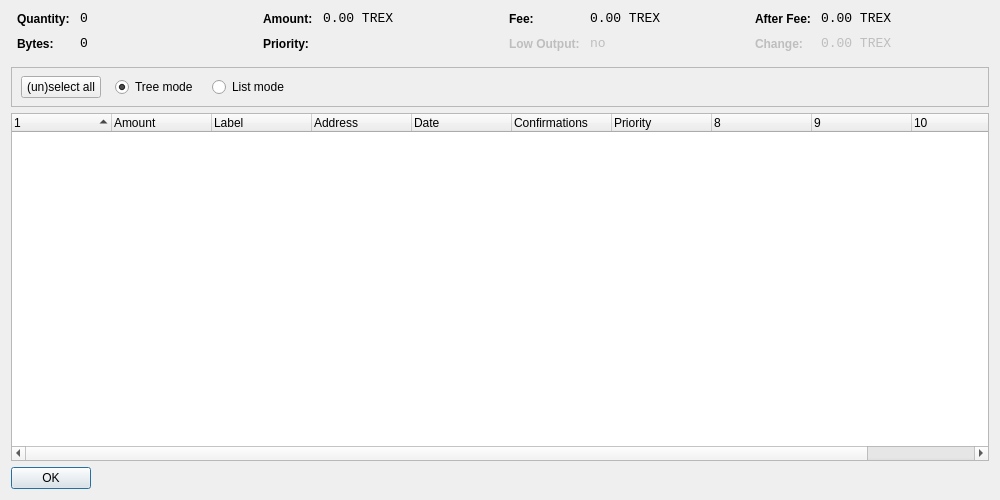
<?xml version="1.0" encoding="UTF-8"?>
<ui version="4.0">
 <class>CoinControlDialog</class>
 <widget class="QDialog" name="CoinControlDialog">
  <property name="geometry">
   <rect>
    <x>0</x>
    <y>0</y>
    <width>1000</width>
    <height>500</height>
   </rect>
  </property>
  <property name="windowTitle">
   <string>Coin Control</string>
  </property>
  <layout class="QVBoxLayout" name="verticalLayout">
   <item>
    <layout class="QHBoxLayout" name="horizontalLayoutTop" stretch="0,0,0,0">
     <property name="topMargin">
      <number>0</number>
     </property>
     <property name="bottomMargin">
      <number>10</number>
     </property>
     <item>
      <layout class="QFormLayout" name="formLayoutCoinControl1">
       <property name="horizontalSpacing">
        <number>10</number>
       </property>
       <property name="verticalSpacing">
        <number>10</number>
       </property>
       <property name="leftMargin">
        <number>6</number>
       </property>
       <property name="rightMargin">
        <number>6</number>
       </property>
       <item row="0" column="0">
        <widget class="QLabel" name="labelCoinControlQuantityText">
         <property name="styleSheet">
          <string notr="true">font-weight:bold;</string>
         </property>
         <property name="text">
          <string>Quantity:</string>
         </property>
        </widget>
       </item>
       <item row="0" column="1">
        <widget class="QLabel" name="labelCoinControlQuantity">
         <property name="font">
          <font>
           <family>Monospace</family>
           <pointsize>10</pointsize>
          </font>
         </property>
         <property name="cursor">
          <cursorShape>IBeamCursor</cursorShape>
         </property>
         <property name="contextMenuPolicy">
          <enum>Qt::ActionsContextMenu</enum>
         </property>
         <property name="text">
          <string notr="true">0</string>
         </property>
         <property name="textInteractionFlags">
          <set>Qt::LinksAccessibleByMouse|Qt::TextSelectableByKeyboard|Qt::TextSelectableByMouse</set>
         </property>
        </widget>
       </item>
       <item row="1" column="0">
        <widget class="QLabel" name="labelCoinControlBytesText">
         <property name="styleSheet">
          <string notr="true">font-weight:bold;</string>
         </property>
         <property name="text">
          <string>Bytes:</string>
         </property>
        </widget>
       </item>
       <item row="1" column="1">
        <widget class="QLabel" name="labelCoinControlBytes">
         <property name="font">
          <font>
           <family>Monospace</family>
           <pointsize>10</pointsize>
          </font>
         </property>
         <property name="cursor">
          <cursorShape>IBeamCursor</cursorShape>
         </property>
         <property name="contextMenuPolicy">
          <enum>Qt::ActionsContextMenu</enum>
         </property>
         <property name="text">
          <string notr="true">0</string>
         </property>
         <property name="textInteractionFlags">
          <set>Qt::LinksAccessibleByMouse|Qt::TextSelectableByKeyboard|Qt::TextSelectableByMouse</set>
         </property>
        </widget>
       </item>
      </layout>
     </item>
     <item>
      <layout class="QFormLayout" name="formLayoutCoinControl2">
       <property name="horizontalSpacing">
        <number>10</number>
       </property>
       <property name="verticalSpacing">
        <number>10</number>
       </property>
       <property name="leftMargin">
        <number>6</number>
       </property>
       <property name="rightMargin">
        <number>6</number>
       </property>
       <item row="0" column="0">
        <widget class="QLabel" name="labelCoinControlAmountText">
         <property name="styleSheet">
          <string notr="true">font-weight:bold;</string>
         </property>
         <property name="text">
          <string>Amount:</string>
         </property>
        </widget>
       </item>
       <item row="0" column="1">
        <widget class="QLabel" name="labelCoinControlAmount">
         <property name="font">
          <font>
           <family>Monospace</family>
           <pointsize>10</pointsize>
          </font>
         </property>
         <property name="cursor">
          <cursorShape>IBeamCursor</cursorShape>
         </property>
         <property name="contextMenuPolicy">
          <enum>Qt::ActionsContextMenu</enum>
         </property>
         <property name="text">
          <string notr="true">0.00 TREX</string>
         </property>
         <property name="textInteractionFlags">
          <set>Qt::LinksAccessibleByMouse|Qt::TextSelectableByKeyboard|Qt::TextSelectableByMouse</set>
         </property>
        </widget>
       </item>
       <item row="1" column="0">
        <widget class="QLabel" name="labelCoinControlPriorityText">
         <property name="styleSheet">
          <string notr="true">font-weight:bold;</string>
         </property>
         <property name="text">
          <string>Priority:</string>
         </property>
        </widget>
       </item>
       <item row="1" column="1">
        <widget class="QLabel" name="labelCoinControlPriority">
         <property name="font">
          <font>
           <family>Monospace</family>
           <pointsize>10</pointsize>
          </font>
         </property>
         <property name="cursor">
          <cursorShape>IBeamCursor</cursorShape>
         </property>
         <property name="contextMenuPolicy">
          <enum>Qt::ActionsContextMenu</enum>
         </property>
         <property name="text">
          <string/>
         </property>
         <property name="textInteractionFlags">
          <set>Qt::LinksAccessibleByMouse|Qt::TextSelectableByKeyboard|Qt::TextSelectableByMouse</set>
         </property>
        </widget>
       </item>
      </layout>
     </item>
     <item>
      <layout class="QFormLayout" name="formLayoutCoinControl3">
       <property name="horizontalSpacing">
        <number>10</number>
       </property>
       <property name="verticalSpacing">
        <number>10</number>
       </property>
       <property name="leftMargin">
        <number>6</number>
       </property>
       <property name="rightMargin">
        <number>6</number>
       </property>
       <item row="0" column="0">
        <widget class="QLabel" name="labelCoinControlFeeText">
         <property name="styleSheet">
          <string notr="true">font-weight:bold;</string>
         </property>
         <property name="text">
          <string>Fee:</string>
         </property>
        </widget>
       </item>
       <item row="0" column="1">
        <widget class="QLabel" name="labelCoinControlFee">
         <property name="font">
          <font>
           <family>Monospace</family>
           <pointsize>10</pointsize>
          </font>
         </property>
         <property name="cursor">
          <cursorShape>IBeamCursor</cursorShape>
         </property>
         <property name="contextMenuPolicy">
          <enum>Qt::ActionsContextMenu</enum>
         </property>
         <property name="text">
          <string notr="true">0.00 TREX</string>
         </property>
         <property name="textInteractionFlags">
          <set>Qt::LinksAccessibleByMouse|Qt::TextSelectableByKeyboard|Qt::TextSelectableByMouse</set>
         </property>
        </widget>
       </item>
       <item row="1" column="0">
        <widget class="QLabel" name="labelCoinControlLowOutputText">
         <property name="enabled">
          <bool>false</bool>
         </property>
         <property name="styleSheet">
          <string notr="true">font-weight:bold;</string>
         </property>
         <property name="text">
          <string>Low Output:</string>
         </property>
        </widget>
       </item>
       <item row="1" column="1">
        <widget class="QLabel" name="labelCoinControlLowOutput">
         <property name="enabled">
          <bool>false</bool>
         </property>
         <property name="font">
          <font>
           <family>Monospace</family>
           <pointsize>10</pointsize>
          </font>
         </property>
         <property name="cursor">
          <cursorShape>IBeamCursor</cursorShape>
         </property>
         <property name="contextMenuPolicy">
          <enum>Qt::ActionsContextMenu</enum>
         </property>
         <property name="text">
          <string notr="true">no</string>
         </property>
         <property name="textInteractionFlags">
          <set>Qt::LinksAccessibleByMouse|Qt::TextSelectableByKeyboard|Qt::TextSelectableByMouse</set>
         </property>
        </widget>
       </item>
      </layout>
     </item>
     <item>
      <layout class="QFormLayout" name="formLayoutCoinControl4">
       <property name="horizontalSpacing">
        <number>10</number>
       </property>
       <property name="verticalSpacing">
        <number>10</number>
       </property>
       <property name="leftMargin">
        <number>6</number>
       </property>
       <property name="rightMargin">
        <number>6</number>
       </property>
       <item row="0" column="0">
        <widget class="QLabel" name="labelCoinControlAfterFeeText">
         <property name="styleSheet">
          <string notr="true">font-weight:bold;</string>
         </property>
         <property name="text">
          <string>After Fee:</string>
         </property>
        </widget>
       </item>
       <item row="0" column="1">
        <widget class="QLabel" name="labelCoinControlAfterFee">
         <property name="font">
          <font>
           <family>Monospace</family>
           <pointsize>10</pointsize>
          </font>
         </property>
         <property name="cursor">
          <cursorShape>IBeamCursor</cursorShape>
         </property>
         <property name="contextMenuPolicy">
          <enum>Qt::ActionsContextMenu</enum>
         </property>
         <property name="text">
          <string notr="true">0.00 TREX</string>
         </property>
         <property name="textInteractionFlags">
          <set>Qt::LinksAccessibleByMouse|Qt::TextSelectableByKeyboard|Qt::TextSelectableByMouse</set>
         </property>
        </widget>
       </item>
       <item row="1" column="0">
        <widget class="QLabel" name="labelCoinControlChangeText">
         <property name="enabled">
          <bool>false</bool>
         </property>
         <property name="styleSheet">
          <string notr="true">font-weight:bold;</string>
         </property>
         <property name="text">
          <string>Change:</string>
         </property>
        </widget>
       </item>
       <item row="1" column="1">
        <widget class="QLabel" name="labelCoinControlChange">
         <property name="enabled">
          <bool>false</bool>
         </property>
         <property name="font">
          <font>
           <family>Monospace</family>
           <pointsize>10</pointsize>
          </font>
         </property>
         <property name="cursor">
          <cursorShape>IBeamCursor</cursorShape>
         </property>
         <property name="contextMenuPolicy">
          <enum>Qt::ActionsContextMenu</enum>
         </property>
         <property name="text">
          <string notr="true">0.00 TREX</string>
         </property>
         <property name="textInteractionFlags">
          <set>Qt::LinksAccessibleByMouse|Qt::TextSelectableByKeyboard|Qt::TextSelectableByMouse</set>
         </property>
        </widget>
       </item>
      </layout>
     </item>
    </layout>
   </item>
   <item>
    <widget class="QFrame" name="frame">
     <property name="minimumSize">
      <size>
       <width>0</width>
       <height>40</height>
      </size>
     </property>
     <property name="frameShape">
      <enum>QFrame::StyledPanel</enum>
     </property>
     <property name="frameShadow">
      <enum>QFrame::Sunken</enum>
     </property>
     <widget class="QWidget" name="horizontalLayoutWidget">
      <property name="geometry">
       <rect>
        <x>10</x>
        <y>0</y>
        <width>781</width>
        <height>41</height>
       </rect>
      </property>
      <layout class="QHBoxLayout" name="horizontalLayoutPanel" stretch="0,0,0,0,0">
       <property name="spacing">
        <number>14</number>
       </property>
       <item>
        <widget class="QPushButton" name="pushButtonSelectAll">
         <property name="sizePolicy">
          <sizepolicy hsizetype="Maximum" vsizetype="Fixed">
           <horstretch>0</horstretch>
           <verstretch>0</verstretch>
          </sizepolicy>
         </property>
         <property name="text">
          <string>(un)select all</string>
         </property>
        </widget>
       </item>
       <item>
        <widget class="QRadioButton" name="radioTreeMode">
         <property name="sizePolicy">
          <sizepolicy hsizetype="Maximum" vsizetype="Fixed">
           <horstretch>0</horstretch>
           <verstretch>0</verstretch>
          </sizepolicy>
         </property>
         <property name="text">
          <string>Tree mode</string>
         </property>
         <property name="checked">
          <bool>true</bool>
         </property>
        </widget>
       </item>
       <item>
        <widget class="QRadioButton" name="radioListMode">
         <property name="sizePolicy">
          <sizepolicy hsizetype="Maximum" vsizetype="Fixed">
           <horstretch>0</horstretch>
           <verstretch>0</verstretch>
          </sizepolicy>
         </property>
         <property name="text">
          <string>List mode</string>
         </property>
        </widget>
       </item>
       <item>
        <spacer name="horizontalSpacer">
         <property name="orientation">
          <enum>Qt::Horizontal</enum>
         </property>
         <property name="sizeHint" stdset="0">
          <size>
           <width>40</width>
           <height>20</height>
          </size>
         </property>
        </spacer>
       </item>
      </layout>
     </widget>
    </widget>
   </item>
   <item>
    <widget class="CoinControlTreeWidget" name="treeWidget">
     <property name="contextMenuPolicy">
      <enum>Qt::CustomContextMenu</enum>
     </property>
     <property name="sortingEnabled">
      <bool>false</bool>
     </property>
     <property name="columnCount">
      <number>11</number>
     </property>
     <attribute name="headerShowSortIndicator" stdset="0">
      <bool>true</bool>
     </attribute>
     <attribute name="headerStretchLastSection">
      <bool>false</bool>
     </attribute>
     <column>
      <property name="text">
       <string/>
      </property>
     </column>
     <column>
      <property name="text">
       <string>Amount</string>
      </property>
     </column>
     <column>
      <property name="text">
       <string>Label</string>
      </property>
     </column>
     <column>
      <property name="text">
       <string>Address</string>
      </property>
     </column>
     <column>
      <property name="text">
       <string>Date</string>
      </property>
     </column>
     <column>
      <property name="text">
       <string>Confirmations</string>
      </property>
      <property name="toolTip">
       <string>Confirmed</string>
      </property>
     </column>
     <column>
      <property name="text">
       <string>Priority</string>
      </property>
     </column>
     <column>
      <property name="text">
       <string/>
      </property>
     </column>
     <column>
      <property name="text">
       <string/>
      </property>
     </column>
     <column>
      <property name="text">
       <string/>
      </property>
     </column>
     <column>
      <property name="text">
       <string/>
      </property>
     </column>
    </widget>
   </item>
   <item>
    <widget class="QDialogButtonBox" name="buttonBox">
     <property name="sizePolicy">
      <sizepolicy hsizetype="Maximum" vsizetype="Fixed">
       <horstretch>0</horstretch>
       <verstretch>0</verstretch>
      </sizepolicy>
     </property>
     <property name="orientation">
      <enum>Qt::Horizontal</enum>
     </property>
     <property name="standardButtons">
      <set>QDialogButtonBox::Ok</set>
     </property>
    </widget>
   </item>
  </layout>
 </widget>
 <customwidgets>
  <customwidget>
   <class>CoinControlTreeWidget</class>
   <extends>QTreeWidget</extends>
   <header>coincontroltreewidget.h</header>
  </customwidget>
 </customwidgets>
 <resources/>
 <connections/>
</ui>
